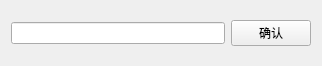
<?xml version="1.0" encoding="UTF-8"?>
<ui version="4.0">
 <class>PasswordDialog</class>
 <widget class="QWidget" name="PasswordDialog">
  <property name="geometry">
   <rect>
    <x>0</x>
    <y>0</y>
    <width>322</width>
    <height>66</height>
   </rect>
  </property>
  <property name="windowTitle">
   <string>输入密码</string>
  </property>
  <layout class="QHBoxLayout" name="horizontalLayout">
   <item>
    <widget class="QLineEdit" name="passwordText">
     <property name="echoMode">
      <enum>QLineEdit::Password</enum>
     </property>
    </widget>
   </item>
   <item>
    <widget class="QPushButton" name="btnOK">
     <property name="text">
      <string>确认</string>
     </property>
    </widget>
   </item>
  </layout>
 </widget>
 <layoutdefault spacing="6" margin="11"/>
 <resources/>
 <connections/>
</ui>
